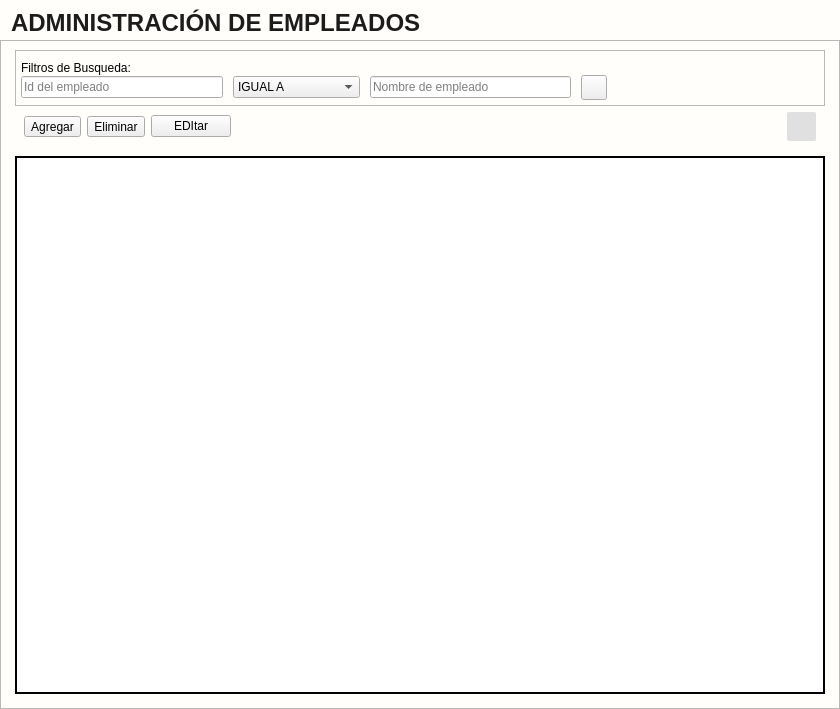
<?xml version="1.0" encoding="UTF-8"?>
<ui version="4.0">
 <class>Control_empleados</class>
 <widget class="QWidget" name="Control_empleados">
  <property name="geometry">
   <rect>
    <x>0</x>
    <y>0</y>
    <width>840</width>
    <height>709</height>
   </rect>
  </property>
  <property name="windowTitle">
   <string>Form</string>
  </property>
  <property name="styleSheet">
   <string notr="true">#Control_empleados{
background-color: #fffefb;
}
#panel_controles{
margin-bottom:20px;
}
[objectName*=&quot;contenedor&quot;]{
background-color: #fffefb;
border:none;
}
#label_we_titulo_empleado{
color:#1d1c1c;
background-color: #fffefb;
font-size: 24px;
font-weight: bold;
padding-left: 5px;
text-transform: uppercase;
font-family: &quot;Arial&quot;;
padding-top: 5px;
}
*[objectName*=&quot;etiqueta&quot;]{
color: #1d1c1c;
font-family: Arial;
margin-right: 5px;
font-size: 16px;
font-weight:bold;
text-transform: uppercase;
}
*[objectName*=&quot;txt_&quot;]{
background-color: #F5F5F5;
color:#1d1c1c;
border: none;
border-bottom: 1px solid;
border-radius: 5px;
font-size: 16px;
font-family: Arial;
height: 20px;
}
*[objectName^=&quot;txt_&quot;]::focus{
border-bottom: 2px solid #023375;
}
*[objectName*=&quot;btn_btn&quot;]{
border:none;
border-radius: 3px;
background: #023375;
font-family: Arial;
font-size: 14px;
font-weight: bold;
text-align: center;
text-transform: uppercase;
color: #fffefb;
padding:2px;
}

[objectName*=&quot;btn_btn&quot;]:hover{
background-color: #2196F3;
}
#btn_btn_eliminar:hover{
background-color:#EE1D52;
}
#btn_btn_agregar:hover{
background-color: #68a67d;
}
#btn_RefrescarTabla{
border-radius: 2px;
background: #e0e0e0;
padding: 5px;
}
#btn_RefrescarTabla:hover{
background: rgb(179, 179, 179);
}
#btn_RefrescarTabla:pressed{
background: #b6ccd8 ;
}
[objectName*=&quot;cajaOpciones&quot;] {
    border: none;
    border-bottom: 1px solid #787878 ;
    padding: 2px ;
    background-color: #F5F5F5 ;
    font-size: 14px ;
    min-width: 200px ;
    font-family: &quot;Arial&quot; ;
    color: #1d1c1c ;
	selection-background-color: #4791F5; 
}

/* ESTILO DEL DROPDOWN (LISTA) */
[objectName*=&quot;cajaOpciones&quot;] QListView {
    background: #F5F5F5 ;
    border-radius: 3px;
    outline: none;
}

/* ESTILO DE LOS ÍTEMS */
[objectName*=&quot;cajaOpciones&quot;] QListView::item {
    padding: 6px 10px ;
    margin: 2px ;
}
/* BOTÓN DESPLEGABLE */
[objectName*=&quot;cajaOpciones&quot;]::drop-down {
    subcontrol-origin: padding ;
    subcontrol-position: top right ;
    padding-right: 5px ;
    width: 20% ;
    border-left-width: 1px ;
    border-radius: 3px ;
    background-color: #F5F5F5 ;
}
/* FLECHA DESPLEGABLE */
[objectName*=&quot;cajaOpciones&quot;]::down-arrow {
    image: url(:/Icons/Bootstrap/filter-left.svg);
    width: 17% ;
    height: 17% ;
    padding-left: 5px ;
    padding-right: 5px ;
}
/*TABLA*/

[objectName*=&quot;tabla_&quot;] {
font-family: Arial;
font-size: 14px;
background: #E3E3E3;
border: 1px solid #4791F5;
}

[objectName*=&quot;tabla_&quot;] QTableView {
background-color: #ffffff;
alternate-background-color: #f0f0f0;
selection-background-color: #cce4ff;
selection-color: black;
}

/* Encabezados */
[objectName*=&quot;tabla_&quot;] QHeaderView::section {
background-color: #023375;
color: white;
font-size: 16px;
padding: 5px;
border: 1px solid gray;
}

[objectName*=&quot;tabla_&quot;] QHeaderView::horizontal,
[objectName*=&quot;tabla_&quot;] QHeaderView::vertical {
background-color: #023375;
color: white;
}

/* Ítems seleccionados */
[objectName*=&quot;tabla_&quot;] QTableView::item:selected {
background-color: #cce4ff;
color: black;
}
</string>
  </property>
  <layout class="QGridLayout" name="gridLayout">
   <property name="leftMargin">
    <number>0</number>
   </property>
   <property name="topMargin">
    <number>0</number>
   </property>
   <property name="rightMargin">
    <number>0</number>
   </property>
   <property name="bottomMargin">
    <number>0</number>
   </property>
   <property name="spacing">
    <number>0</number>
   </property>
   <item row="0" column="0">
    <widget class="QLabel" name="label_we_titulo_empleado">
     <property name="minimumSize">
      <size>
       <width>0</width>
       <height>40</height>
      </size>
     </property>
     <property name="maximumSize">
      <size>
       <width>16777215</width>
       <height>40</height>
      </size>
     </property>
     <property name="text">
      <string>ADMINISTRACIÓN DE EMPLEADOS</string>
     </property>
    </widget>
   </item>
   <item row="1" column="0">
    <widget class="QFrame" name="contenedor">
     <property name="frameShape">
      <enum>QFrame::Shape::StyledPanel</enum>
     </property>
     <property name="frameShadow">
      <enum>QFrame::Shadow::Raised</enum>
     </property>
     <layout class="QGridLayout" name="gridLayout_5">
      <property name="leftMargin">
       <number>5</number>
      </property>
      <property name="topMargin">
       <number>0</number>
      </property>
      <property name="rightMargin">
       <number>5</number>
      </property>
      <property name="bottomMargin">
       <number>5</number>
      </property>
      <property name="horizontalSpacing">
       <number>0</number>
      </property>
      <property name="verticalSpacing">
       <number>5</number>
      </property>
      <item row="0" column="0">
       <widget class="QWidget" name="contenedor_cuerpo" native="true">
        <property name="minimumSize">
         <size>
          <width>0</width>
          <height>0</height>
         </size>
        </property>
        <property name="maximumSize">
         <size>
          <width>16777215</width>
          <height>16777215</height>
         </size>
        </property>
        <layout class="QGridLayout" name="gridLayout_2">
         <property name="sizeConstraint">
          <enum>QLayout::SizeConstraint::SetMinAndMaxSize</enum>
         </property>
         <item row="1" column="0" alignment="Qt::AlignmentFlag::AlignVCenter">
          <widget class="QWidget" name="contenedor_botones" native="true">
           <layout class="QHBoxLayout" name="horizontalLayout">
            <property name="topMargin">
             <number>0</number>
            </property>
            <item>
             <widget class="QToolButton" name="btn_btn_agregar">
              <property name="cursor">
               <cursorShape>PointingHandCursor</cursorShape>
              </property>
              <property name="toolTip">
               <string>Agregar empleado</string>
              </property>
              <property name="text">
               <string>Agregar</string>
              </property>
              <property name="icon">
               <iconset resource="../../Source/iconosSVG.qrc">
                <normaloff>:/iconosBlancos/Icons/iconos/Blanco/agregar_blanco.svg</normaloff>:/iconosBlancos/Icons/iconos/Blanco/agregar_blanco.svg</iconset>
              </property>
              <property name="iconSize">
               <size>
                <width>16</width>
                <height>16</height>
               </size>
              </property>
              <property name="autoRepeat">
               <bool>false</bool>
              </property>
              <property name="toolButtonStyle">
               <enum>Qt::ToolButtonStyle::ToolButtonTextBesideIcon</enum>
              </property>
             </widget>
            </item>
            <item>
             <widget class="QToolButton" name="btn_btn_eliminar">
              <property name="cursor">
               <cursorShape>PointingHandCursor</cursorShape>
              </property>
              <property name="toolTip">
               <string>Eliminar empleado</string>
              </property>
              <property name="text">
               <string>Eliminar</string>
              </property>
              <property name="icon">
               <iconset resource="../../Source/iconosSVG.qrc">
                <normaloff>:/iconosBlancos/Icons/iconos/Blanco/eliminar_blanco.svg</normaloff>:/iconosBlancos/Icons/iconos/Blanco/eliminar_blanco.svg</iconset>
              </property>
              <property name="iconSize">
               <size>
                <width>16</width>
                <height>16</height>
               </size>
              </property>
              <property name="toolButtonStyle">
               <enum>Qt::ToolButtonStyle::ToolButtonTextBesideIcon</enum>
              </property>
             </widget>
            </item>
            <item>
             <widget class="QPushButton" name="btn_btn_editarempleado">
              <property name="cursor">
               <cursorShape>PointingHandCursor</cursorShape>
              </property>
              <property name="toolTip">
               <string>Editar empleado</string>
              </property>
              <property name="text">
               <string>EDItar</string>
              </property>
              <property name="icon">
               <iconset resource="../../Source/iconosSVG.qrc">
                <normaloff>:/iconosBlancos/Icons/iconos/Blanco/editar_blanco.svg</normaloff>:/iconosBlancos/Icons/iconos/Blanco/editar_blanco.svg</iconset>
              </property>
              <property name="iconSize">
               <size>
                <width>19</width>
                <height>19</height>
               </size>
              </property>
             </widget>
            </item>
            <item>
             <spacer name="horizontalSpacer">
              <property name="orientation">
               <enum>Qt::Orientation::Horizontal</enum>
              </property>
              <property name="sizeHint" stdset="0">
               <size>
                <width>40</width>
                <height>20</height>
               </size>
              </property>
             </spacer>
            </item>
            <item alignment="Qt::AlignmentFlag::AlignVCenter">
             <widget class="QToolButton" name="btn_RefrescarTabla">
              <property name="cursor">
               <cursorShape>PointingHandCursor</cursorShape>
              </property>
              <property name="toolTip">
               <string>Actualizar tabla</string>
              </property>
              <property name="text">
               <string/>
              </property>
              <property name="icon">
               <iconset resource="../../Source/iconosSVG.qrc">
                <normaloff>:/iconosBlancos/Icons/IconosSVG/base_datos_refresh.png</normaloff>:/iconosBlancos/Icons/IconosSVG/base_datos_refresh.png</iconset>
              </property>
              <property name="iconSize">
               <size>
                <width>16</width>
                <height>16</height>
               </size>
              </property>
             </widget>
            </item>
           </layout>
          </widget>
         </item>
         <item row="3" column="0">
          <widget class="QTableView" name="tabla_listaempleados">
           <property name="minimumSize">
            <size>
             <width>0</width>
             <height>0</height>
            </size>
           </property>
           <property name="maximumSize">
            <size>
             <width>16777215</width>
             <height>16777215</height>
            </size>
           </property>
           <property name="frameShape">
            <enum>QFrame::Shape::WinPanel</enum>
           </property>
           <property name="frameShadow">
            <enum>QFrame::Shadow::Plain</enum>
           </property>
           <property name="editTriggers">
            <set>QAbstractItemView::EditTrigger::NoEditTriggers</set>
           </property>
           <property name="alternatingRowColors">
            <bool>true</bool>
           </property>
           <property name="selectionMode">
            <enum>QAbstractItemView::SelectionMode::SingleSelection</enum>
           </property>
           <property name="selectionBehavior">
            <enum>QAbstractItemView::SelectionBehavior::SelectRows</enum>
           </property>
           <property name="showGrid">
            <bool>true</bool>
           </property>
           <property name="gridStyle">
            <enum>Qt::PenStyle::DashDotLine</enum>
           </property>
           <attribute name="horizontalHeaderMinimumSectionSize">
            <number>200</number>
           </attribute>
           <attribute name="horizontalHeaderDefaultSectionSize">
            <number>200</number>
           </attribute>
          </widget>
         </item>
         <item row="0" column="0">
          <widget class="QFrame" name="contenedor_cabeceraopcionbusqueda">
           <property name="frameShape">
            <enum>QFrame::Shape::StyledPanel</enum>
           </property>
           <property name="frameShadow">
            <enum>QFrame::Shadow::Raised</enum>
           </property>
           <layout class="QGridLayout" name="gridLayout_4">
            <property name="leftMargin">
             <number>5</number>
            </property>
            <property name="topMargin">
             <number>10</number>
            </property>
            <property name="rightMargin">
             <number>5</number>
            </property>
            <property name="bottomMargin">
             <number>5</number>
            </property>
            <property name="horizontalSpacing">
             <number>10</number>
            </property>
            <property name="verticalSpacing">
             <number>0</number>
            </property>
            <item row="1" column="3" alignment="Qt::AlignmentFlag::AlignVCenter">
             <widget class="QToolButton" name="btn_btn_buscar">
              <property name="maximumSize">
               <size>
                <width>16777215</width>
                <height>16777215</height>
               </size>
              </property>
              <property name="cursor">
               <cursorShape>PointingHandCursor</cursorShape>
              </property>
              <property name="toolTip">
               <string>Buscar empleado</string>
              </property>
              <property name="text">
               <string/>
              </property>
              <property name="icon">
               <iconset resource="../../Source/iconosSVG.qrc">
                <normaloff>:/iconosBlancos/Icons/iconos/Blanco/buscar_persona_blanco.svg</normaloff>:/iconosBlancos/Icons/iconos/Blanco/buscar_persona_blanco.svg</iconset>
              </property>
              <property name="iconSize">
               <size>
                <width>18</width>
                <height>18</height>
               </size>
              </property>
             </widget>
            </item>
            <item row="1" column="2">
             <widget class="QLineEdit" name="txt_nombreempleado">
              <property name="placeholderText">
               <string>Nombre de empleado</string>
              </property>
             </widget>
            </item>
            <item row="1" column="4">
             <spacer name="horizontalSpacer_2">
              <property name="orientation">
               <enum>Qt::Orientation::Horizontal</enum>
              </property>
              <property name="sizeHint" stdset="0">
               <size>
                <width>40</width>
                <height>20</height>
               </size>
              </property>
             </spacer>
            </item>
            <item row="1" column="0">
             <widget class="QLineEdit" name="txt_idempleado">
              <property name="placeholderText">
               <string>Id del empleado</string>
              </property>
             </widget>
            </item>
            <item row="1" column="1">
             <widget class="QComboBox" name="cajaOpciones_filtroNombreEmpleado">
              <item>
               <property name="text">
                <string>IGUAL A</string>
               </property>
              </item>
              <item>
               <property name="text">
                <string>QUE CONTENGA</string>
               </property>
              </item>
             </widget>
            </item>
            <item row="0" column="0" colspan="5">
             <widget class="QLabel" name="etiqueta_buscar">
              <property name="text">
               <string>Filtros de Busqueda:</string>
              </property>
             </widget>
            </item>
           </layout>
          </widget>
         </item>
        </layout>
       </widget>
      </item>
     </layout>
    </widget>
   </item>
  </layout>
 </widget>
 <resources>
  <include location="../../Source/ibootstrap.qrc"/>
  <include location="../../Source/iconosSVG.qrc"/>
 </resources>
 <connections/>
</ui>
